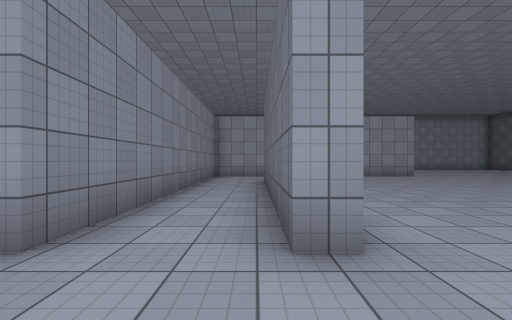
View 1 (above)

23 first-person views from a walk through a Unity game level. The camera is 1.3 m above the floor, looks level and sees 90° across. The floor is counted in squares, 2 m on a side. Each view is taken from the middle of a square. On the plan, view 1 faces up. The plan holds only what a view shows up to about 9 squares ahead; the rest is blank. The place goes on beyond the plan. The player is left out. Door leaves are left out, so doorways stand open. Surface patterns are stand-ins for the level's own textures.

View 2
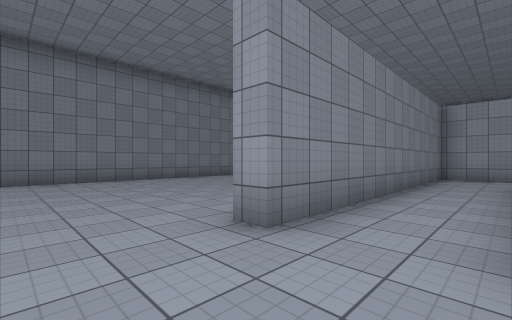

View 3
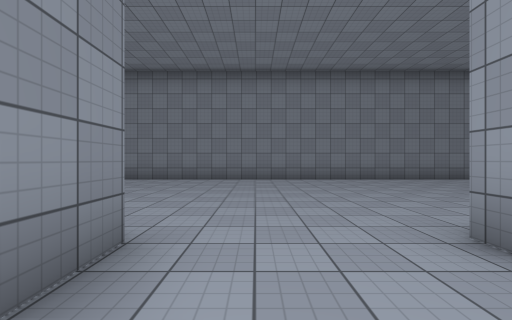

View 4
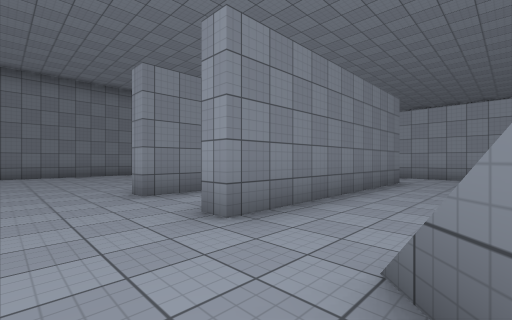

View 5
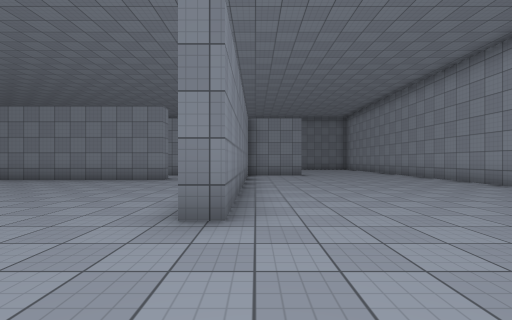

View 6
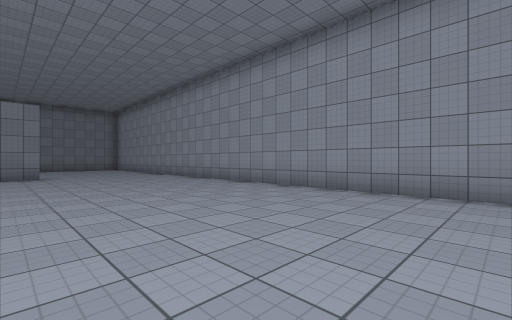

View 7
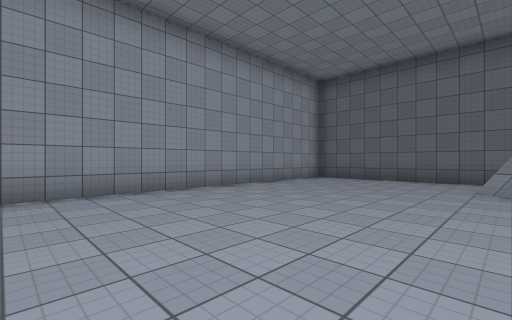

View 8
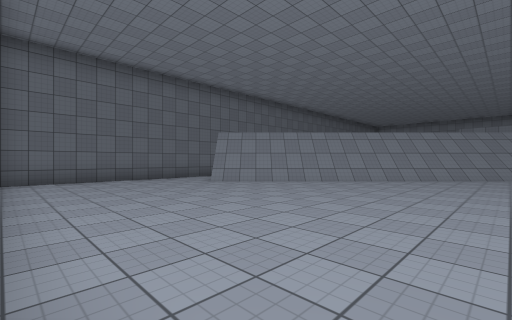

View 9
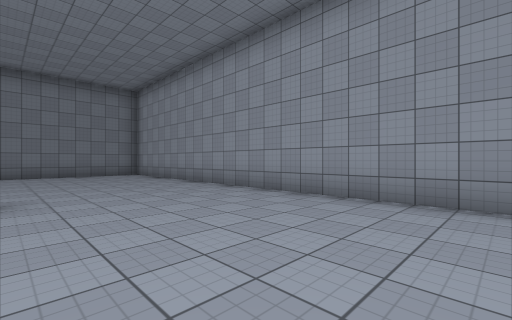

View 10
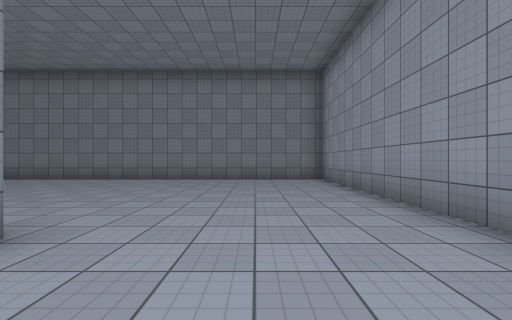

View 11
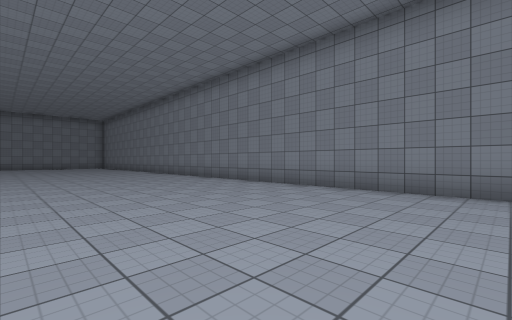

View 12
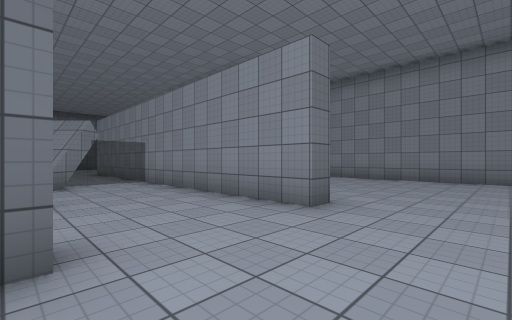

View 13
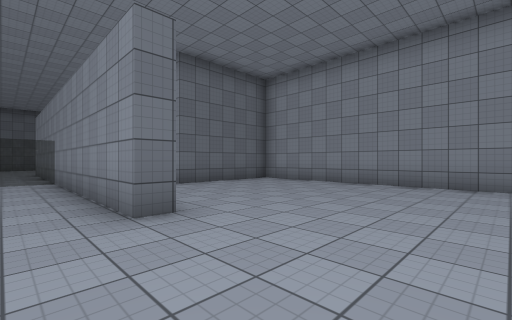

View 14
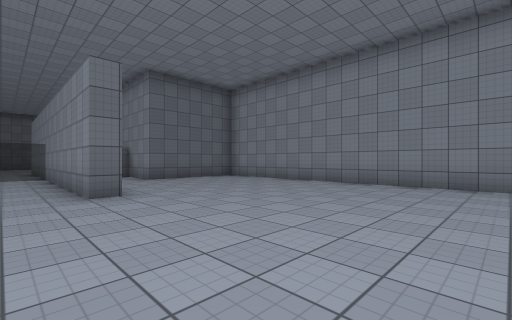

View 15
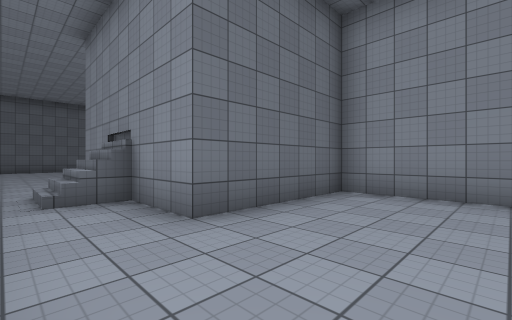

View 16
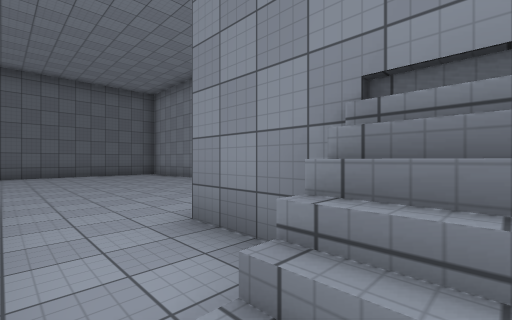

View 17
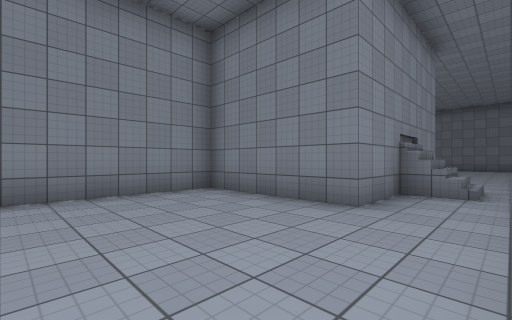

View 18
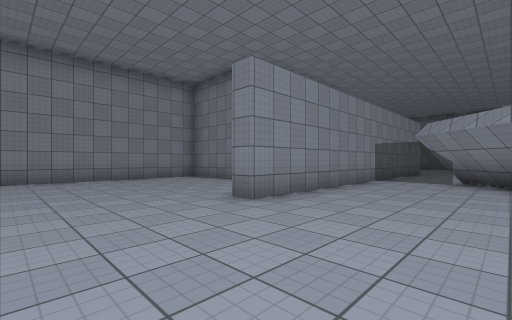

View 19
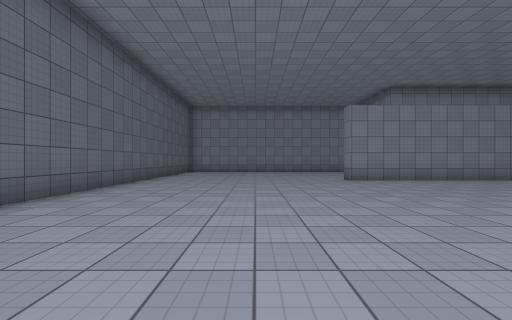

View 20
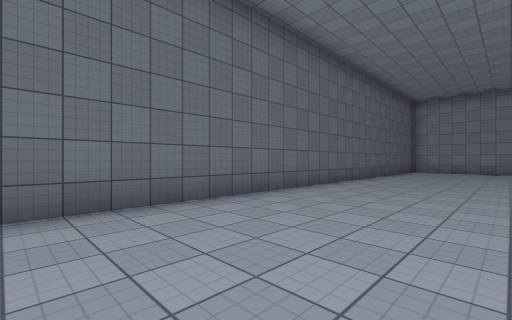

View 21
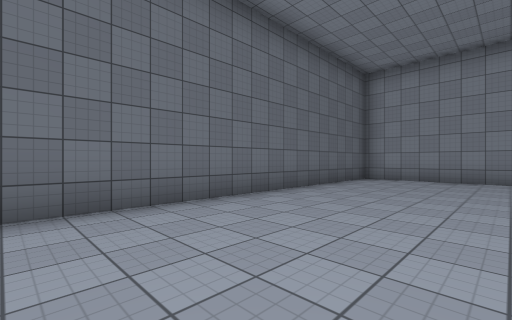

View 22
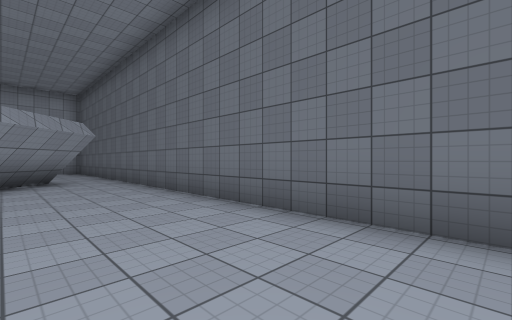

View 23
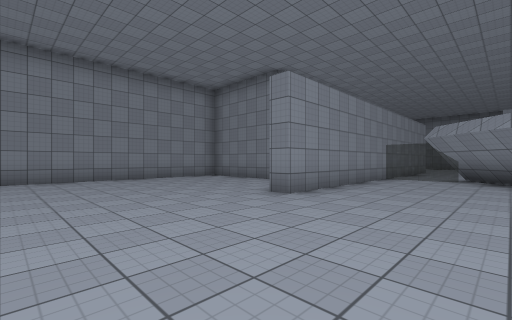

### Floor plan
Key: @ floor where view 1 was taken; # wall or solid block; . floor; / step, stairs or slope; = window, fence, low wall or low ledge.
Columns run from 9 left of view 1 to 16 right of it. Each row starts with its distance up from view 1.
 18 ##########################
 17 #........................#
 16 #........................#
 15 #........................#
 14 #........................#
 13 #........................#
 12 #......#............../=.#
 11 #......# ............///.#
 10 #......#########....///..#
  9 #......#...........///...#
  8 #......#..........///....#
  7 #......#.#.......///.....#
  6 #......#.#......///......#
  5 #......#.#..... //.......#
  4 #......#.#....  /........#
  3 #......#.#...    ........#
  2 #......#.#..  /..........#
  1 #...........#/...........#
  0 #........@...=...........#
 -1 #......############......#
 -2 #........................#
 -3 #............/...........#
 -4 #..........#### .........#
 -5   .........#   #.........#
 -6   .........#   #.........#
 -7   ##########   ###########

Where each view was taken, in squares from view 1:
view 1: 0 up, 0 right, facing up
view 2: 0 up, 0 right, facing up-left
view 3: 0 up, 0 right, facing left
view 4: 0 up, 3 right, facing up-left
view 5: 11 up, 9 right, facing left
view 6: 12 up, 9 right, facing up-left
view 7: 12 up, 7 right, facing up-right
view 8: 17 up, 7 right, facing down-right
view 9: 13 up, 3 right, facing up-left
view 10: 15 up, 0 right, facing left
view 11: 15 up, 3 left, facing down-left
view 12: 2 up, 4 left, facing down-right
view 13: 0 up, 5 left, facing down-right
view 14: 0 up, 7 left, facing down-right
view 15: 2 down, 1 left, facing down-right
view 16: 2 down, 4 right, facing down-right
view 17: 2 down, 10 right, facing down-left
view 18: 2 up, 12 right, facing down-left
view 19: 7 up, 12 right, facing down
view 20: 8 up, 12 right, facing down-right
view 21: 2 up, 12 right, facing down-right
view 22: 3 up, 13 right, facing up-right
view 23: 2 up, 13 right, facing down-left
